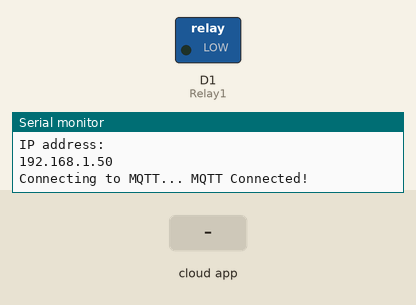
Bench run of a sketch on a simulated ESP8266 (NodeMCU). On the bench: switched loads named in the sketch (green lamp = pin HIGH), the last lines printed to the serial monitor. The inputs (shaded band) are chosen by the test bench. WiFi joins after 1.5 s; servers stay silent unless stated; no MQTT or app messages arrive unless stated.

Above: at 3.0 s.
3.1 s: the phone or cloud app sets led1 to 0
At 4.3 s:
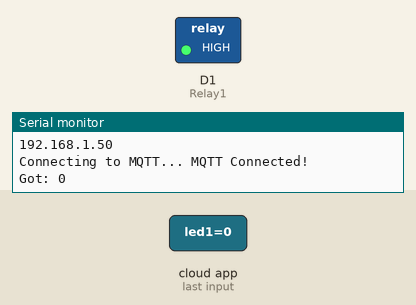
4.6 s: the phone or cloud app sets led1 to 1
At 5.9 s:
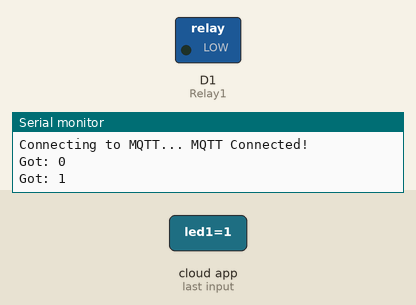
Timing chart, 0 to 7.6 s (numbered marks = the images above; inputs shaded):
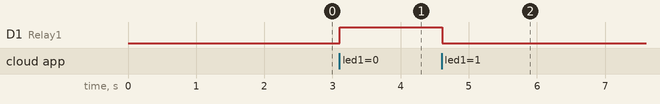

The sketch:

G-Home_by_Blynk.ino
```cpp
#include <ESP8266WiFi.h>

#include "Adafruit_MQTT.h"

#include "Adafruit_MQTT_Client.h"
#define BLYNK_PRINT Serial

#include <BlynkSimpleEsp8266.h>


#define Relay1            D1


#define WLAN_SSID       "PUT YOUR WIFI NAME HERE"
// Your SSID

#define WLAN_PASS       "PUT YOUR WIFI PASS HERE"
// Your password

// You should get Auth Token in the Blynk App.
// Go to the Project Settings (nut icon).
char auth[] = "PUT YOUR AUTH TOKEN HERE";

// Your WiFi credentials.
// Set password to "" for open networks.
char ssid[] = "WIFI NAME";
char pass[] = "WIFI PASS";


/************************* Adafruit.io Setup *********************************/


#define AIO_SERVER      "io.adafruit.com"

#define AIO_SERVERPORT  1883
// use 8883 for SSL

#define AIO_USERNAME    "Adafruit username"
// Replace it with your username
#define AIO_KEY         "AdaFruit Key"
// Replace with your Project Auth Key


/************ Global State (you don't need to change this!) ******************/


// Create an ESP8266 WiFiClient class to connect to the MQTT server.

WiFiClient client;

// or... use WiFiFlientSecure for SSL

//WiFiClientSecure client;


// Setup the MQTT client class by passing in the WiFi client and MQTT server and login details.

Adafruit_MQTT_Client mqtt(&client, AIO_SERVER, AIO_SERVERPORT, AIO_USERNAME, AIO_KEY);


/****************************** Feeds ***************************************/


// Setup a feed called 'onoff' for subscribing to changes.

Adafruit_MQTT_Subscribe Light1 = Adafruit_MQTT_Subscribe(&mqtt, AIO_USERNAME"/feeds/led1");
// FeedName


void MQTT_connect();


void setup()
{

  Serial.begin(9600);

  Blynk.begin(auth, ssid, pass);

  Serial.begin(115200);


  pinMode(Relay1, OUTPUT);


  // Connect to WiFi access point.

  Serial.println();
  Serial.println();

  Serial.print("Connecting to ");

  Serial.println(WLAN_SSID);


  WiFi.begin(WLAN_SSID, WLAN_PASS);

  while (WiFi.status() != WL_CONNECTED)
  {

        delay(500);

          Serial.print(".");

  }

  Serial.println();


  Serial.println("WiFi connected");

  Serial.println("IP address: ");

  Serial.println(WiFi.localIP());


  // Setup MQTT subscription for onoff feed.

  mqtt.subscribe(&Light1);


}


void loop()
{

Blynk.run();

  MQTT_connect();


  Adafruit_MQTT_Subscribe *subscription;

  while ((subscription = mqtt.readSubscription(5000))) {

    if (subscription == &Light1) {

            Serial.print(F("Got: "));

      Serial.println((char *)Light1.lastread);

            int Light1_State = atoi((char *)Light1.lastread);
                digitalWrite(Relay1, !(Light1_State));


    }

  }

}


void MQTT_connect() {

  int8_t ret;


  // Stop if already connected.

  if (mqtt.connected()) {

    return;

  }


  Serial.print("Connecting to MQTT... ");


  uint8_t retries = 3;


  while ((ret = mqtt.connect()) != 0) {
  // connect will return 0 for connected


    Serial.println(mqtt.connectErrorString(ret));

    Serial.println("Retrying MQTT connection in 5 seconds...");
            mqtt.disconnect();

    delay(2000);  // wait 2 seconds

    retries--;

    if (retries == 0) {

      // basically die and wait for WDT to reset me

    while (1);

    }

  }

   Serial.println("MQTT Connected!");


}
//void setup()
//{
  // put your setup code here, to run once:
  // Debug console
  //Serial.begin(9600);

//  Blynk.begin(auth, ssid, pass);

//}

//void loop() {
  // put your main code here, to run repeatedly:
  //Blynk.run();

//}
```

Measured:
- after the input at 3.1 s, D1 (Relay1): LOW → HIGH at once
- after the input at 4.6 s, D1 (Relay1): HIGH → LOW at once
